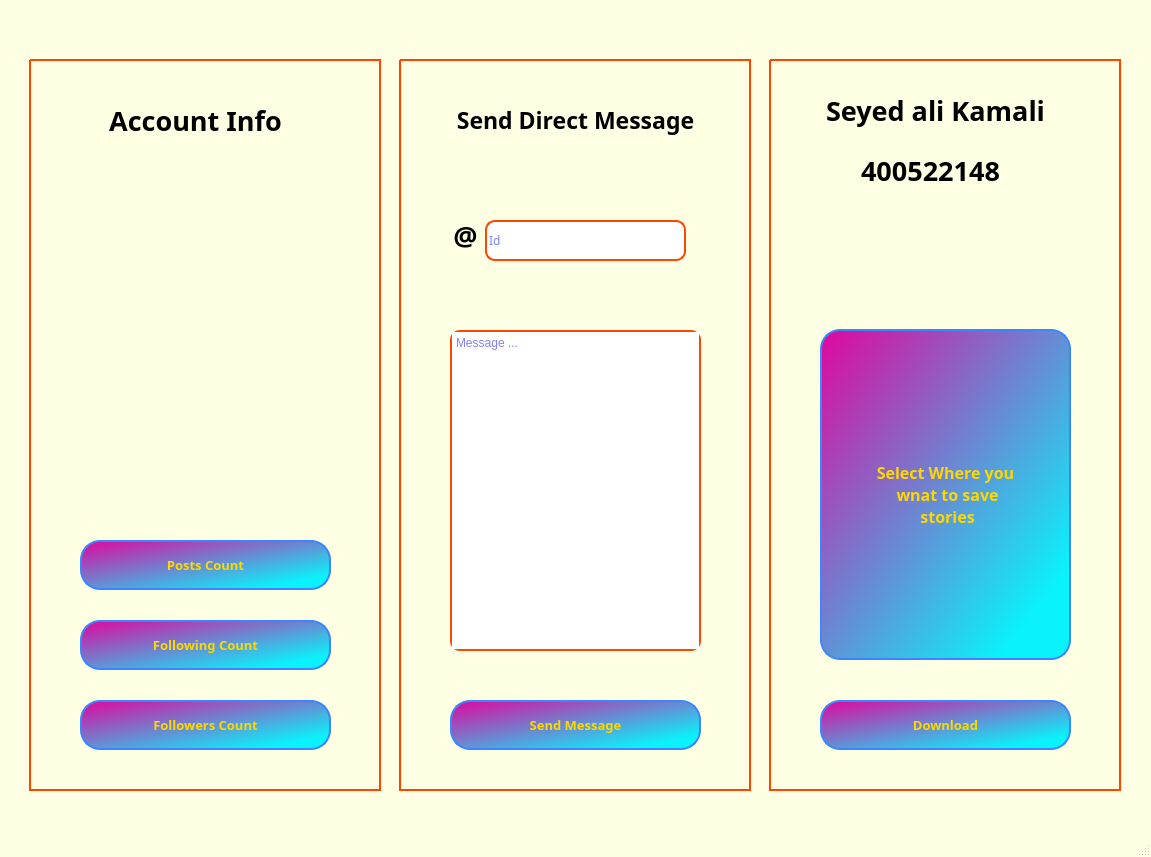
<?xml version="1.0" encoding="UTF-8"?>
<ui version="4.0">
 <class>MainWindow</class>
 <widget class="QMainWindow" name="MainWindow">
  <property name="geometry">
   <rect>
    <x>0</x>
    <y>0</y>
    <width>1151</width>
    <height>857</height>
   </rect>
  </property>
  <property name="font">
   <font>
    <pointsize>10</pointsize>
   </font>
  </property>
  <property name="windowTitle">
   <string>MainWindow</string>
  </property>
  <property name="styleSheet">
   <string notr="true">QMainWindow{
	background-color: rgb(254, 255, 227);
}
</string>
  </property>
  <property name="animated">
   <bool>true</bool>
  </property>
  <property name="documentMode">
   <bool>false</bool>
  </property>
  <property name="tabShape">
   <enum>QTabWidget::Rounded</enum>
  </property>
  <widget class="QWidget" name="centralwidget">
   <property name="autoFillBackground">
    <bool>false</bool>
   </property>
   <property name="styleSheet">
    <string notr="true"/>
   </property>
   <widget class="Line" name="line_25">
    <property name="enabled">
     <bool>true</bool>
    </property>
    <property name="geometry">
     <rect>
      <x>400</x>
      <y>50</y>
      <width>351</width>
      <height>21</height>
     </rect>
    </property>
    <property name="styleSheet">
     <string notr="true">color : rgb(255, 69, 0);</string>
    </property>
    <property name="frameShadow">
     <enum>QFrame::Plain</enum>
    </property>
    <property name="lineWidth">
     <number>2</number>
    </property>
    <property name="midLineWidth">
     <number>1</number>
    </property>
    <property name="orientation">
     <enum>Qt::Horizontal</enum>
    </property>
   </widget>
   <widget class="QPushButton" name="send_message">
    <property name="geometry">
     <rect>
      <x>450</x>
      <y>700</y>
      <width>251</width>
      <height>50</height>
     </rect>
    </property>
    <property name="font">
     <font>
      <family>Raleway</family>
      <pointsize>10</pointsize>
      <weight>75</weight>
      <bold>true</bold>
     </font>
    </property>
    <property name="styleSheet">
     <string notr="true">QPushButton{
	color: gold;
	background-color: qlineargradient(spread:pad, x1:0, y1:0, x2:0.857143, y2:0.857955, stop:1 rgba(10, 242, 251, 255), stop:0 rgba(224, 6, 159, 255));
	border: 2px solid rgb(58, 134, 255);
	border-radius: 20px;
}
QPushButton:hover {
	background-color: qlineargradient(spread:pad, x1:0, y1:0, x2:0.857143, y2:0.857955, stop:1 rgba(10, 242, 251, 255), stop:0 rgba(224, 6, 159, 255));
  color: white;
}</string>
    </property>
    <property name="text">
     <string>Send Message</string>
    </property>
   </widget>
   <widget class="QPushButton" name="download">
    <property name="geometry">
     <rect>
      <x>820</x>
      <y>700</y>
      <width>251</width>
      <height>50</height>
     </rect>
    </property>
    <property name="font">
     <font>
      <family>Raleway</family>
      <pointsize>10</pointsize>
      <weight>75</weight>
      <bold>true</bold>
     </font>
    </property>
    <property name="styleSheet">
     <string notr="true">QPushButton{
	color: gold;
	background-color: qlineargradient(spread:pad, x1:0, y1:0, x2:0.857143, y2:0.857955, stop:1 rgba(10, 242, 251, 255), stop:0 rgba(224, 6, 159, 255));
	border: 2px solid rgb(58, 134, 255);
	border-radius: 20px;
}
QPushButton:hover {
	background-color: qlineargradient(spread:pad, x1:0, y1:0, x2:0.857143, y2:0.857955, stop:1 rgba(10, 242, 251, 255), stop:0 rgba(224, 6, 159, 255));
  color: white;
}</string>
    </property>
    <property name="text">
     <string>Download</string>
    </property>
   </widget>
   <widget class="QTextEdit" name="message_box">
    <property name="geometry">
     <rect>
      <x>450</x>
      <y>330</y>
      <width>251</width>
      <height>321</height>
     </rect>
    </property>
    <property name="layoutDirection">
     <enum>Qt::LeftToRight</enum>
    </property>
    <property name="styleSheet">
     <string notr="true">QTextEdit {
   	border-radius: 10px;
	border: 2px solid rgb(255, 69, 0);
    color: rgb(0, 0, 255);
 }    
</string>
    </property>
    <property name="placeholderText">
     <string>Message ...</string>
    </property>
   </widget>
   <widget class="QLabel" name="label_5">
    <property name="geometry">
     <rect>
      <x>420</x>
      <y>200</y>
      <width>91</width>
      <height>71</height>
     </rect>
    </property>
    <property name="font">
     <font>
      <family>Raleway ExtraLight</family>
      <pointsize>20</pointsize>
      <weight>75</weight>
      <bold>true</bold>
     </font>
    </property>
    <property name="text">
     <string>@</string>
    </property>
    <property name="alignment">
     <set>Qt::AlignCenter</set>
    </property>
   </widget>
   <widget class="QLabel" name="label">
    <property name="geometry">
     <rect>
      <x>400</x>
      <y>80</y>
      <width>351</width>
      <height>80</height>
     </rect>
    </property>
    <property name="font">
     <font>
      <family>Raleway ExtraLight</family>
      <pointsize>17</pointsize>
      <weight>75</weight>
      <bold>true</bold>
     </font>
    </property>
    <property name="text">
     <string>Send Direct Message</string>
    </property>
    <property name="alignment">
     <set>Qt::AlignCenter</set>
    </property>
   </widget>
   <widget class="QLabel" name="label_2">
    <property name="geometry">
     <rect>
      <x>90</x>
      <y>80</y>
      <width>211</width>
      <height>80</height>
     </rect>
    </property>
    <property name="font">
     <font>
      <family>Raleway ExtraLight</family>
      <pointsize>20</pointsize>
      <weight>75</weight>
      <bold>true</bold>
     </font>
    </property>
    <property name="text">
     <string>Account Info</string>
    </property>
    <property name="alignment">
     <set>Qt::AlignCenter</set>
    </property>
   </widget>
   <widget class="QLabel" name="label_4">
    <property name="geometry">
     <rect>
      <x>810</x>
      <y>130</y>
      <width>241</width>
      <height>80</height>
     </rect>
    </property>
    <property name="font">
     <font>
      <family>Raleway ExtraLight</family>
      <pointsize>20</pointsize>
      <weight>75</weight>
      <bold>true</bold>
     </font>
    </property>
    <property name="layoutDirection">
     <enum>Qt::LeftToRight</enum>
    </property>
    <property name="autoFillBackground">
     <bool>false</bool>
    </property>
    <property name="text">
     <string>400522148</string>
    </property>
    <property name="alignment">
     <set>Qt::AlignCenter</set>
    </property>
   </widget>
   <widget class="QLabel" name="label_3">
    <property name="geometry">
     <rect>
      <x>800</x>
      <y>70</y>
      <width>271</width>
      <height>80</height>
     </rect>
    </property>
    <property name="font">
     <font>
      <family>Raleway ExtraLight</family>
      <pointsize>20</pointsize>
      <weight>75</weight>
      <bold>true</bold>
     </font>
    </property>
    <property name="layoutDirection">
     <enum>Qt::LeftToRight</enum>
    </property>
    <property name="autoFillBackground">
     <bool>false</bool>
    </property>
    <property name="text">
     <string>Seyed ali Kamali</string>
    </property>
    <property name="alignment">
     <set>Qt::AlignCenter</set>
    </property>
   </widget>
   <widget class="QLineEdit" name="entered_id">
    <property name="geometry">
     <rect>
      <x>485</x>
      <y>220</y>
      <width>201</width>
      <height>41</height>
     </rect>
    </property>
    <property name="font">
     <font>
      <family>Raleway</family>
     </font>
    </property>
    <property name="styleSheet">
     <string notr="true">    QLineEdit {
   		 border-radius: 10px;
		border: 2px solid rgb(255, 69, 0);
    	color: rgb(0, 0, 255);
    }    
</string>
    </property>
    <property name="text">
     <string/>
    </property>
    <property name="placeholderText">
     <string>Id</string>
    </property>
   </widget>
   <widget class="QPushButton" name="ask_path">
    <property name="geometry">
     <rect>
      <x>820</x>
      <y>329</y>
      <width>251</width>
      <height>331</height>
     </rect>
    </property>
    <property name="font">
     <font>
      <family>Raleway</family>
      <pointsize>12</pointsize>
      <weight>75</weight>
      <bold>true</bold>
     </font>
    </property>
    <property name="styleSheet">
     <string notr="true">QPushButton{
	color: gold;
	background-color: qlineargradient(spread:pad, x1:0, y1:0, x2:0.857143, y2:0.857955, stop:1 rgba(10, 242, 251, 255), stop:0 rgba(224, 6, 159, 255));
	border: 2px solid rgb(58, 134, 255);
	border-radius: 20px;
}
QPushButton:hover {
	background-color: qlineargradient(spread:pad, x1:0, y1:0, x2:0.857143, y2:0.857955, stop:1 rgba(10, 242, 251, 255), stop:0 rgba(224, 6, 159, 255));
  color: white;
}</string>
    </property>
    <property name="text">
     <string>Select Where you
 wnat to save
 stories</string>
    </property>
   </widget>
   <widget class="QPushButton" name="followers_count">
    <property name="geometry">
     <rect>
      <x>80</x>
      <y>700</y>
      <width>251</width>
      <height>50</height>
     </rect>
    </property>
    <property name="font">
     <font>
      <family>Raleway</family>
      <pointsize>10</pointsize>
      <weight>75</weight>
      <bold>true</bold>
     </font>
    </property>
    <property name="styleSheet">
     <string notr="true">QPushButton{
	color: gold;
	background-color: qlineargradient(spread:pad, x1:0, y1:0, x2:0.857143, y2:0.857955, stop:1 rgba(10, 242, 251, 255), stop:0 rgba(224, 6, 159, 255));
	border: 2px solid rgb(58, 134, 255);
	border-radius: 20px;
}
QPushButton:hover {
	background-color: qlineargradient(spread:pad, x1:0, y1:0, x2:0.857143, y2:0.857955, stop:1 rgba(10, 242, 251, 255), stop:0 rgba(224, 6, 159, 255));
  color: white;
}</string>
    </property>
    <property name="text">
     <string>Followers Count</string>
    </property>
   </widget>
   <widget class="QPushButton" name="followings_count">
    <property name="geometry">
     <rect>
      <x>80</x>
      <y>620</y>
      <width>251</width>
      <height>50</height>
     </rect>
    </property>
    <property name="font">
     <font>
      <family>Raleway</family>
      <pointsize>10</pointsize>
      <weight>75</weight>
      <bold>true</bold>
     </font>
    </property>
    <property name="styleSheet">
     <string notr="true">QPushButton{
	color: gold;
	background-color: qlineargradient(spread:pad, x1:0, y1:0, x2:0.857143, y2:0.857955, stop:1 rgba(10, 242, 251, 255), stop:0 rgba(224, 6, 159, 255));
	border: 2px solid rgb(58, 134, 255);
	border-radius: 20px;
}
QPushButton:hover {
	background-color: qlineargradient(spread:pad, x1:0, y1:0, x2:0.857143, y2:0.857955, stop:1 rgba(10, 242, 251, 255), stop:0 rgba(224, 6, 159, 255));
  color: white;
}</string>
    </property>
    <property name="text">
     <string>Following Count</string>
    </property>
   </widget>
   <widget class="QPushButton" name="posts_count">
    <property name="geometry">
     <rect>
      <x>80</x>
      <y>540</y>
      <width>251</width>
      <height>50</height>
     </rect>
    </property>
    <property name="font">
     <font>
      <family>Raleway</family>
      <pointsize>10</pointsize>
      <weight>75</weight>
      <bold>true</bold>
     </font>
    </property>
    <property name="styleSheet">
     <string notr="true">QPushButton{
	color: gold;
	background-color: qlineargradient(spread:pad, x1:0, y1:0, x2:0.857143, y2:0.857955, stop:1 rgba(10, 242, 251, 255), stop:0 rgba(224, 6, 159, 255));
	border: 2px solid rgb(58, 134, 255);
	border-radius: 20px;
}
QPushButton:hover {
	background-color: qlineargradient(spread:pad, x1:0, y1:0, x2:0.857143, y2:0.857955, stop:1 rgba(10, 242, 251, 255), stop:0 rgba(224, 6, 159, 255));
  color: white;
}</string>
    </property>
    <property name="text">
     <string>Posts Count</string>
    </property>
   </widget>
   <widget class="QLabel" name="Image">
    <property name="geometry">
     <rect>
      <x>100</x>
      <y>270</y>
      <width>211</width>
      <height>191</height>
     </rect>
    </property>
    <property name="font">
     <font>
      <family>Raleway ExtraLight</family>
      <pointsize>20</pointsize>
      <weight>75</weight>
      <bold>true</bold>
     </font>
    </property>
    <property name="styleSheet">
     <string notr="true"/>
    </property>
    <property name="text">
     <string/>
    </property>
    <property name="alignment">
     <set>Qt::AlignCenter</set>
    </property>
   </widget>
   <widget class="Line" name="line_26">
    <property name="enabled">
     <bool>true</bool>
    </property>
    <property name="geometry">
     <rect>
      <x>400</x>
      <y>780</y>
      <width>351</width>
      <height>21</height>
     </rect>
    </property>
    <property name="styleSheet">
     <string notr="true">color : rgb(255, 69, 0);</string>
    </property>
    <property name="frameShadow">
     <enum>QFrame::Plain</enum>
    </property>
    <property name="lineWidth">
     <number>2</number>
    </property>
    <property name="midLineWidth">
     <number>1</number>
    </property>
    <property name="orientation">
     <enum>Qt::Horizontal</enum>
    </property>
   </widget>
   <widget class="Line" name="line">
    <property name="geometry">
     <rect>
      <x>390</x>
      <y>60</y>
      <width>20</width>
      <height>731</height>
     </rect>
    </property>
    <property name="styleSheet">
     <string notr="true">color : rgb(255, 69, 0);</string>
    </property>
    <property name="frameShadow">
     <enum>QFrame::Plain</enum>
    </property>
    <property name="lineWidth">
     <number>2</number>
    </property>
    <property name="midLineWidth">
     <number>1</number>
    </property>
    <property name="orientation">
     <enum>Qt::Vertical</enum>
    </property>
   </widget>
   <widget class="Line" name="line_2">
    <property name="geometry">
     <rect>
      <x>740</x>
      <y>60</y>
      <width>20</width>
      <height>731</height>
     </rect>
    </property>
    <property name="toolTipDuration">
     <number>-1</number>
    </property>
    <property name="styleSheet">
     <string notr="true">color : rgb(255, 69, 0);</string>
    </property>
    <property name="frameShadow">
     <enum>QFrame::Plain</enum>
    </property>
    <property name="lineWidth">
     <number>2</number>
    </property>
    <property name="midLineWidth">
     <number>1</number>
    </property>
    <property name="orientation">
     <enum>Qt::Vertical</enum>
    </property>
   </widget>
   <widget class="Line" name="line_27">
    <property name="enabled">
     <bool>true</bool>
    </property>
    <property name="geometry">
     <rect>
      <x>30</x>
      <y>50</y>
      <width>351</width>
      <height>21</height>
     </rect>
    </property>
    <property name="styleSheet">
     <string notr="true">color : rgb(255, 69, 0);</string>
    </property>
    <property name="frameShadow">
     <enum>QFrame::Plain</enum>
    </property>
    <property name="lineWidth">
     <number>2</number>
    </property>
    <property name="midLineWidth">
     <number>1</number>
    </property>
    <property name="orientation">
     <enum>Qt::Horizontal</enum>
    </property>
   </widget>
   <widget class="Line" name="line_3">
    <property name="geometry">
     <rect>
      <x>370</x>
      <y>60</y>
      <width>20</width>
      <height>731</height>
     </rect>
    </property>
    <property name="toolTipDuration">
     <number>-1</number>
    </property>
    <property name="styleSheet">
     <string notr="true">color : rgb(255, 69, 0);</string>
    </property>
    <property name="frameShadow">
     <enum>QFrame::Plain</enum>
    </property>
    <property name="lineWidth">
     <number>2</number>
    </property>
    <property name="midLineWidth">
     <number>1</number>
    </property>
    <property name="orientation">
     <enum>Qt::Vertical</enum>
    </property>
   </widget>
   <widget class="Line" name="line_28">
    <property name="enabled">
     <bool>true</bool>
    </property>
    <property name="geometry">
     <rect>
      <x>30</x>
      <y>780</y>
      <width>351</width>
      <height>21</height>
     </rect>
    </property>
    <property name="styleSheet">
     <string notr="true">color : rgb(255, 69, 0);</string>
    </property>
    <property name="frameShadow">
     <enum>QFrame::Plain</enum>
    </property>
    <property name="lineWidth">
     <number>2</number>
    </property>
    <property name="midLineWidth">
     <number>1</number>
    </property>
    <property name="orientation">
     <enum>Qt::Horizontal</enum>
    </property>
   </widget>
   <widget class="Line" name="line_4">
    <property name="geometry">
     <rect>
      <x>20</x>
      <y>60</y>
      <width>20</width>
      <height>731</height>
     </rect>
    </property>
    <property name="styleSheet">
     <string notr="true">color : rgb(255, 69, 0);</string>
    </property>
    <property name="frameShadow">
     <enum>QFrame::Plain</enum>
    </property>
    <property name="lineWidth">
     <number>2</number>
    </property>
    <property name="midLineWidth">
     <number>1</number>
    </property>
    <property name="orientation">
     <enum>Qt::Vertical</enum>
    </property>
   </widget>
   <widget class="Line" name="line_29">
    <property name="enabled">
     <bool>true</bool>
    </property>
    <property name="geometry">
     <rect>
      <x>770</x>
      <y>50</y>
      <width>351</width>
      <height>21</height>
     </rect>
    </property>
    <property name="styleSheet">
     <string notr="true">color : rgb(255, 69, 0);</string>
    </property>
    <property name="frameShadow">
     <enum>QFrame::Plain</enum>
    </property>
    <property name="lineWidth">
     <number>2</number>
    </property>
    <property name="midLineWidth">
     <number>1</number>
    </property>
    <property name="orientation">
     <enum>Qt::Horizontal</enum>
    </property>
   </widget>
   <widget class="Line" name="line_5">
    <property name="geometry">
     <rect>
      <x>1110</x>
      <y>60</y>
      <width>20</width>
      <height>731</height>
     </rect>
    </property>
    <property name="toolTipDuration">
     <number>-1</number>
    </property>
    <property name="styleSheet">
     <string notr="true">color : rgb(255, 69, 0);</string>
    </property>
    <property name="frameShadow">
     <enum>QFrame::Plain</enum>
    </property>
    <property name="lineWidth">
     <number>2</number>
    </property>
    <property name="midLineWidth">
     <number>1</number>
    </property>
    <property name="orientation">
     <enum>Qt::Vertical</enum>
    </property>
   </widget>
   <widget class="Line" name="line_30">
    <property name="enabled">
     <bool>true</bool>
    </property>
    <property name="geometry">
     <rect>
      <x>770</x>
      <y>780</y>
      <width>351</width>
      <height>21</height>
     </rect>
    </property>
    <property name="styleSheet">
     <string notr="true">color : rgb(255, 69, 0);</string>
    </property>
    <property name="frameShadow">
     <enum>QFrame::Plain</enum>
    </property>
    <property name="lineWidth">
     <number>2</number>
    </property>
    <property name="midLineWidth">
     <number>1</number>
    </property>
    <property name="orientation">
     <enum>Qt::Horizontal</enum>
    </property>
   </widget>
   <widget class="Line" name="line_6">
    <property name="geometry">
     <rect>
      <x>760</x>
      <y>60</y>
      <width>20</width>
      <height>731</height>
     </rect>
    </property>
    <property name="styleSheet">
     <string notr="true">color : rgb(255, 69, 0);</string>
    </property>
    <property name="frameShadow">
     <enum>QFrame::Plain</enum>
    </property>
    <property name="lineWidth">
     <number>2</number>
    </property>
    <property name="midLineWidth">
     <number>1</number>
    </property>
    <property name="orientation">
     <enum>Qt::Vertical</enum>
    </property>
   </widget>
  </widget>
  <widget class="QStatusBar" name="statusbar"/>
 </widget>
 <resources/>
 <connections/>
</ui>
